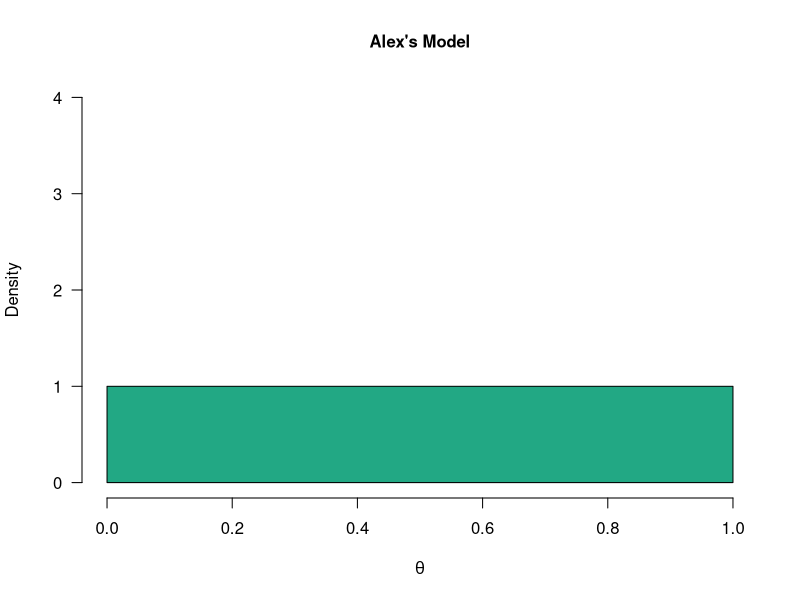
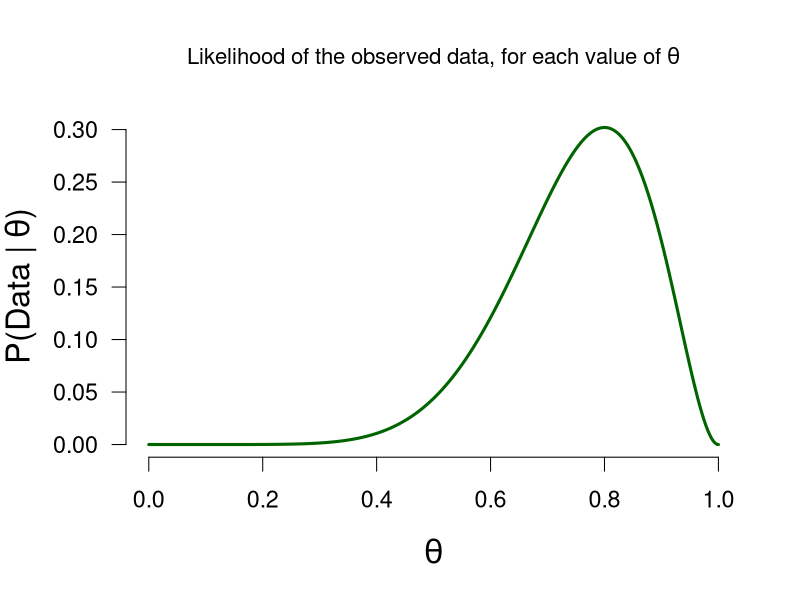
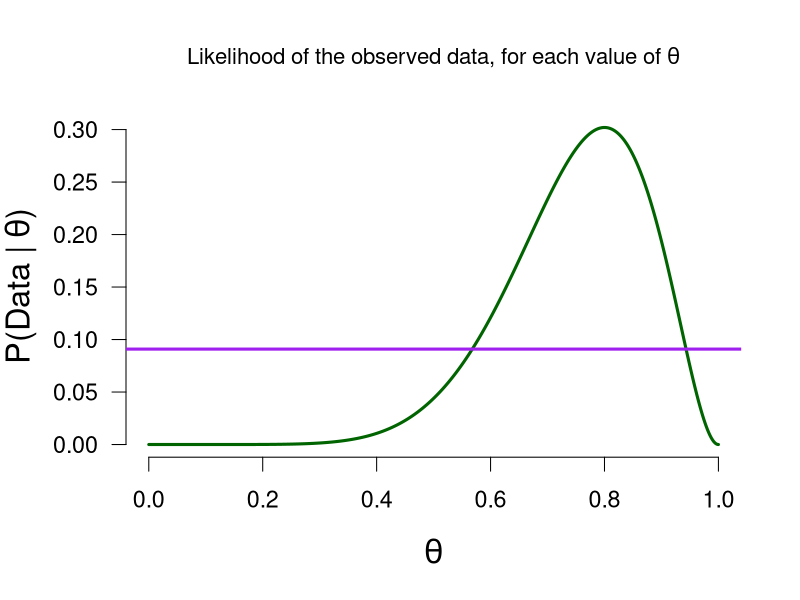
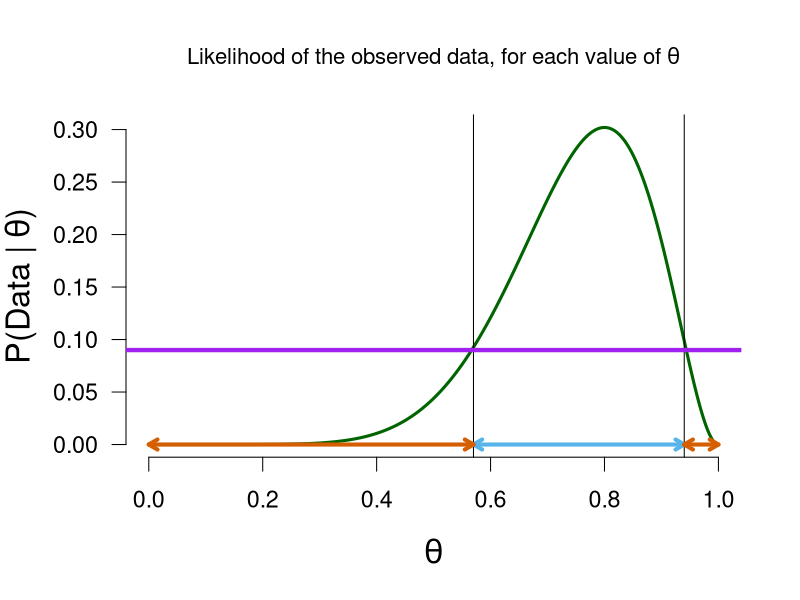
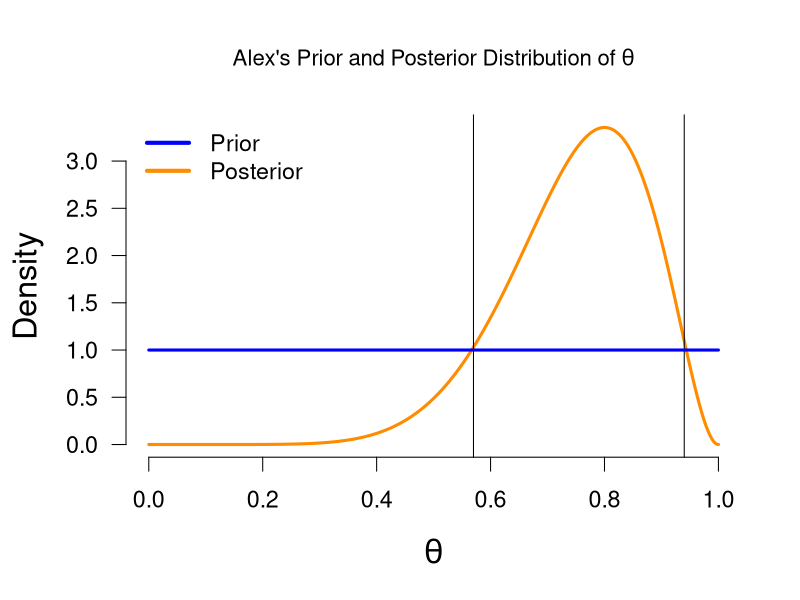
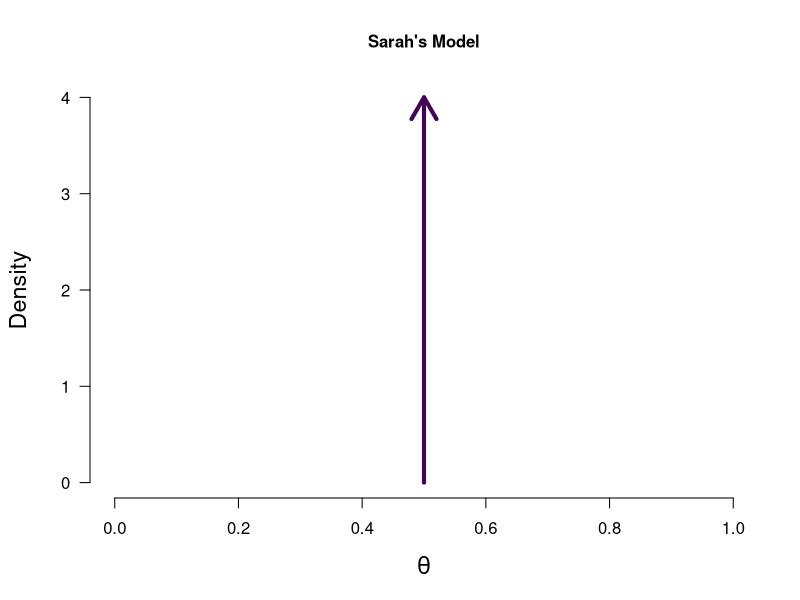
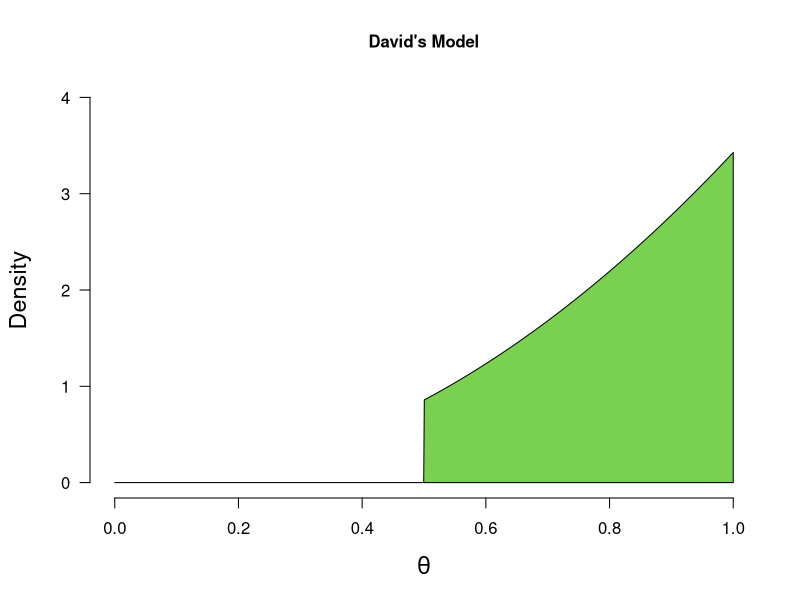
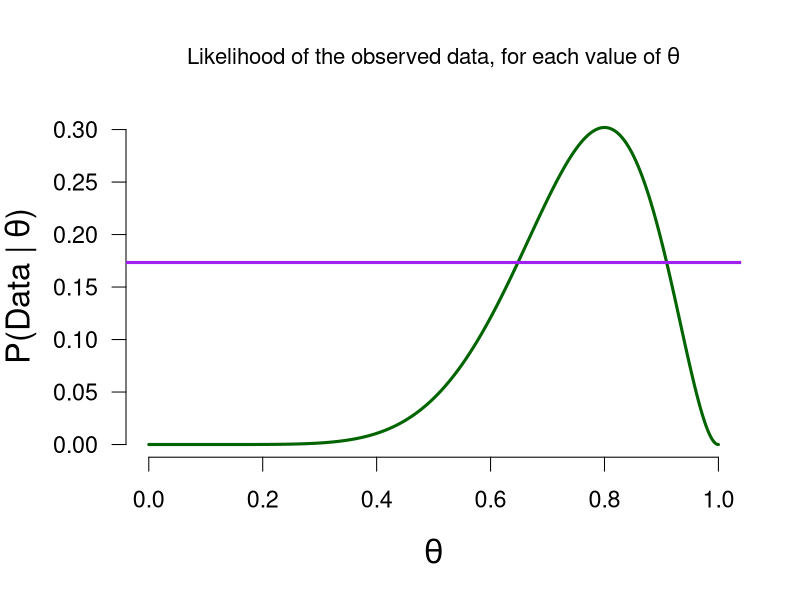

Reproduce these figures in R, in order.
## ---- chunk 1
tBetFun <- function(x, shape1 = 1, shape2 = 1, side = "pos") {
  ds <- dbeta(x, shape1, shape2)
  if (side == "pos") {
    ds[x<0.5] <- 0
    ds <- ds / integrate(function(x) dbeta(x, shape1, shape2), lower = 0.5, upper = 1)[[1]]
  } else if (side == "neg") {
    ds[x>0.5] <- 0
    ds <- ds / integrate(function(x) dbeta(x, shape1, shape2), lower = 0, upper = 0.5)[[1]]
  }
  return(ds)
}
## ---- chunk 2
#| label: fig-uninformed-model-binomial-prediction-2
par(mfrow = c(1, 1), cex.main = 1)
cols <- viridis::viridis(6)

plot(1, 1, type ="n", xlim = c(0,1), ylim = c(0,4), bty = "n", main = "Alex's Model",
     las = 1, xlab = expression(theta), ylab = "Density")
mySeq <- seq(0, 1, length.out = 1e3)
polygon(x =  c(mySeq, rev(mySeq)), y = c(rep(0, 1e3), tBetFun(mySeq, 1, 1, side = "neutral")), col = cols[4]) 

## ---- chunk 3
#| label: fig-likelihood-binomial-8-heads
par(cex = 1.4, cex.lab = 1.4, mar = c(5.1, 4.5, 4.1, 2.1), cex.main = 0.95)
ss <- seq(0, 1, length.out = 1e4)
dd <- dbinom(x = 8, size = 10, ss)
plot(ss, dd, type = "l", bty = "n", las = 1, ylab = bquote("P(Data |" ~ theta * ")"), xlab = bquote(theta),
     main = bquote("Likelihood of the observed data, for each value of" ~theta),
     lwd = 3, col = "darkgreen")
## ---- chunk 4
#| label: fig-likelihood-binomial-8-heads-marginal
par(cex = 1.4, cex.lab = 1.4, mar = c(5.1, 4.5, 4.1, 2.1), cex.main = 0.95)
ss <- seq(0, 1, length.out = 1e4)
dd <- dbinom(x = 8, size = 10, ss)
plot(ss, dd, type = "l", bty = "n", las = 1, ylab = bquote("P(Data |" ~ theta * ")"), xlab = bquote(theta),
     main = bquote("Likelihood of the observed data, for each value of" ~theta),
     lwd = 3, col = "darkgreen")
abline(h = 1/11, lwd = 3, col = "purple")
## ---- chunk 5
#| label: fig-likelihood-binomial-8-heads-marginal-redgreen
par(cex = 1.4, cex.lab = 1.4, mar = c(5.1, 4.5, 4.1, 2.1), cex.main = 0.95)
pCol <- palette.colors(NULL, "Okabe-Ito")
margLik <- round(1/11, 2)
bords <- round(ss[round(dd, 3) == margLik], 2)
ll <- unique(bords)[1]
uu <- unique(bords)[length(unique(bords))]
plot(ss, dd, type = "l", bty = "n", las = 1, ylab = bquote("P(Data |" ~ theta * ")"), xlab = bquote(theta),
     main = bquote("Likelihood of the observed data, for each value of" ~theta),
     lwd = 3, col = "darkgreen")
ll <- unique(bords)[1]
uu <- unique(bords)[length(unique(bords))]
abline(v = uu)
abline(v = ll)
arrows(ll, 0, uu, 0,  lwd = 4, length = 0.1, code = 3, col = pCol[3])
abline(h = margLik, lwd = 4, col = "purple")

ll <- 0
uu <- unique(bords)[1]
arrows(ll, 0, uu, 0,  lwd = 4, length = 0.1, code = 3, col = pCol[7])
ll <- unique(bords)[length(unique(bords))]
uu <- 1

sq <- seq(ll, uu, length.out = 1e3) #+0.001
arrows(ll, 0, uu, 0,  lwd = 4, length = 0.1, code = 3, col =  pCol[7])
abline(h = margLik, lwd = 4, col = "purple")
## ---- chunk 6
#| label: fig-prior-posterior-binomial
prior <- dbeta(ss, 1, 1)
posterior <- prior * dd / margLik
par(cex = 1.4, cex.lab = 1.4, mar = c(5.1, 4.5, 4.1, 2.1))
plot(ss, posterior, type = "l", bty = "n", las = 1, ylab = "Density", xlab = bquote(theta),
     main = bquote("Alex's Prior and Posterior Distribution of" ~theta),
     lwd = 3, col = "darkorange")
ll <- unique(bords)[1]
uu <- unique(bords)[length(unique(bords))]
abline(v = uu)
abline(v = ll)
curve(dbeta(x, 1, 1), from = 0, to = 1, lwd = 3, col ="blue", add = TRUE)
legend("topleft", legend = c("Prior", "Posterior"), col = c("blue", "darkorange"), lty = 1, lwd = 4, bty = "n")
## ---- chunk 7
#| label: fig-sarah-model-binomial
par(mfrow = c(1, 1), cex.main = 1)
cols <- viridis::viridis(6)
plot(1, 1, type ="n", xlim = c(0,1), ylim = c(0,4), bty = "n", main = "Sarah's Model",
     las = 1, xlab = expression(theta), ylab = "Density")
arrows(x0 = 0.5, x1 = 0.5, y0 = 0, y1 = 4.0, lwd = 4, col = cols[1])
## ---- chunk 8
#| label: fig-david-model-binomial
par(mfrow = c(1, 1), cex.main = 1)
tBetFun <- function(x, shape1 = 1, shape2 = 1, side = "pos") {
  ds <- dbeta(x, shape1, shape2)
  if (side == "pos") {
    ds[x<0.5] <- 0
    ds <- ds / integrate(function(x) dbeta(x, shape1, shape2), lower = 0.5, upper = 1)[[1]]
  } else if (side == "neg") {
    ds[x>0.5] <- 0
    ds <- ds / integrate(function(x) dbeta(x, shape1, shape2), lower = 0, upper = 0.5)[[1]]
  }
  return(ds)
}
cols <- viridis::viridis(6)
plot(1, 1, type ="n", xlim = c(0,1), ylim = c(0,4), bty = "n", main = "David's Model", 
     las = 1, xlab = expression(theta), ylab = "Density")
polygon(x =  c(mySeq, rev(mySeq)), y = c(rep(0, 1e3), rev(tBetFun(mySeq, 3, 1))), col = cols[5]) 

# David's marginal
samps <- rbeta(1e5, 3, 1)
samps[samps<0.5] <- 1- samps[samps<0.5]
samps <- c(0:5, rbinom(1e5, 10, samps))
davMarLik <- (table(samps)/1e5)[9]
## ---- chunk 9
#| label: fig-likelihood-binomial-8-heads-marginal-david

par(cex = 1.4, cex.lab = 1.4, mar = c(5.1, 4.5, 4.1, 2.1), cex.main = 0.95)
ss <- seq(0, 1, length.out = 1e4)
dd <- dbinom(x = 8, size = 10, ss)
plot(ss, dd, type = "l", bty = "n", las = 1, ylab = bquote("P(Data |" ~ theta * ")"), xlab = bquote(theta),
     main = bquote("Likelihood of the observed data, for each value of" ~theta),
     lwd = 3, col = "darkgreen")
abline(h = davMarLik, lwd = 3, col = "purple")
## ---- chunk 10
#| label: fig-prior-posterior-binomial-david
ss <- seq(0, 1, length.out = 1e4)
priorD <- dbeta(ss, 3, 1)
priorD <- ifelse(ss < 0.5, 0, priorD)
dd <- dbinom(8, 10, ss)
posterior <- (priorD * dd) / (davMarLik/ integrate(function(x) dbeta(x, 3, 1), lower = 0.5, upper = 1)$value)
par(cex = 1.4, cex.lab = 1.4, mar = c(5.1, 4.5, 4.1, 2.1))
plot(ss, posterior, type = "l", bty = "n", las = 1, ylab = "Density", xlab = bquote(theta),
     main = bquote("David's Prior and Posterior Distribution of" ~theta), ylim = c(0, 3),
     lwd = 3, col = "darkorange")
bords <- round(ss[round(dd, 3) == round(davMarLik, 3)], 10)
ll <- unique(bords)[1]+0.02
uu <- unique(bords)[length(unique(bords))]-0.01
abline(v = uu)
abline(v = ll)
lines(ss, priorD, type="l", lwd = 3, col ="blue")
lines(ss, posterior, type="l", lwd = 3, col ="orange", lty = 2)
legend("topleft", legend = c("Prior", "Posterior"), col = c("blue", "darkorange"), lty = 1, lwd = 4, bty = "n")
## ---- chunk 11
# David's marginal
#| label: fig-prior-posterior-binomial-david-alt

samps <- rbeta(1e5, 3, 1)
samps[samps<0.5] <- 1- samps[samps<0.5]
samps <- c(0:5, rbinom(1e5, 11, samps))
davMarLik <- (table(samps)/1e5)[2]

ss <- seq(0, 1, length.out = 1e4)
priorD <- dbeta(ss, 3, 1)
priorD <- ifelse(ss < 0.5, 0, priorD)
dd <- dbinom(1, 11, ss)
posterior <- (priorD * dd) / (davMarLik/ integrate(function(x) dbeta(x, 3, 1), lower = 0.5, upper = 1)$value)
par(cex = 1.4, cex.lab = 1.4, mar = c(5.1, 4.5, 4.1, 2.1))
plot(ss, posterior, type = "l", bty = "n", las = 1, ylab = "Density", xlab = bquote(theta),
     main = bquote("David's Prior and Posterior Distribution of" ~theta), ylim = c(0, 10),
     lwd = 3, col = "darkorange")
lines(ss, priorD, type="l", lwd = 3, col ="blue")
lines(ss, posterior, type="l", lwd = 3, col ="orange", lty = 2)
legend("topleft", legend = c("Prior", "Posterior"), col = c("blue", "darkorange"), lty = 1, lwd = 4, bty = "n")
